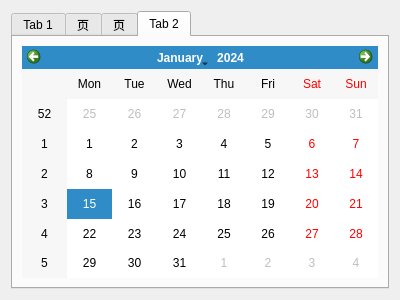
<?xml version="1.0" encoding="UTF-8"?>
<ui version="4.0">
 <class>SubjectTabWidget</class>
 <widget class="QWidget" name="SubjectTabWidget">
  <property name="geometry">
   <rect>
    <x>0</x>
    <y>0</y>
    <width>400</width>
    <height>300</height>
   </rect>
  </property>
  <property name="windowTitle">
   <string>Form</string>
  </property>
  <layout class="QGridLayout" name="gridLayout">
   <item row="0" column="0">
    <widget class="QTabWidget" name="tabWidget">
     <property name="currentIndex">
      <number>3</number>
     </property>
     <widget class="QWidget" name="tab">
      <attribute name="title">
       <string>Tab 1</string>
      </attribute>
      <layout class="QGridLayout" name="gridLayout_5">
       <item row="0" column="0">
        <widget class="QTimeEdit" name="timeEdit"/>
       </item>
      </layout>
     </widget>
     <widget class="QWidget" name="tab_3">
      <attribute name="title">
       <string>页</string>
      </attribute>
      <layout class="QGridLayout" name="gridLayout_4">
       <item row="0" column="0">
        <widget class="QDateEdit" name="dateEdit"/>
       </item>
       <item row="1" column="0">
        <widget class="QDateEdit" name="dateEdit_2"/>
       </item>
      </layout>
     </widget>
     <widget class="QWidget" name="tab_4">
      <attribute name="title">
       <string>页</string>
      </attribute>
      <layout class="QGridLayout" name="gridLayout_3">
       <item row="0" column="0">
        <widget class="QDial" name="dial"/>
       </item>
      </layout>
     </widget>
     <widget class="QWidget" name="tab_2">
      <attribute name="title">
       <string>Tab 2</string>
      </attribute>
      <layout class="QGridLayout" name="gridLayout_2">
       <item row="0" column="0">
        <widget class="QCalendarWidget" name="calendarWidget"/>
       </item>
      </layout>
     </widget>
    </widget>
   </item>
  </layout>
 </widget>
 <resources/>
 <connections/>
</ui>
